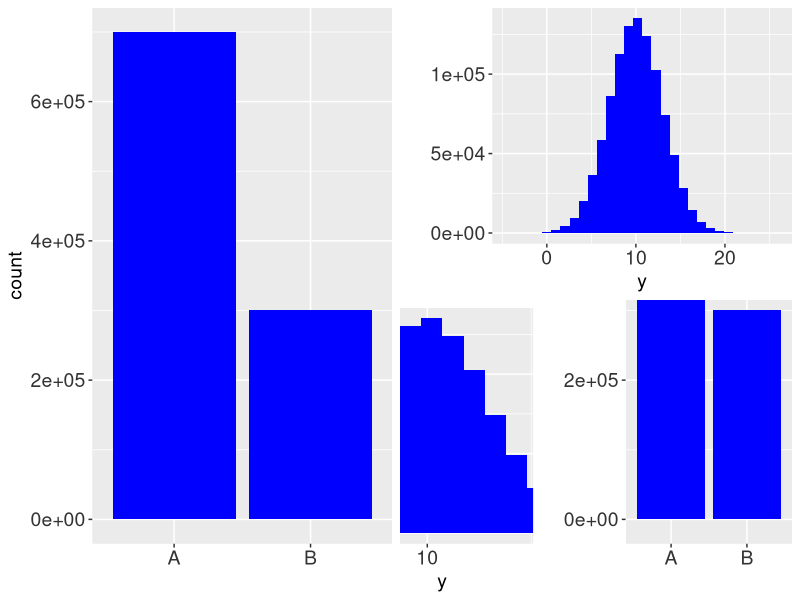
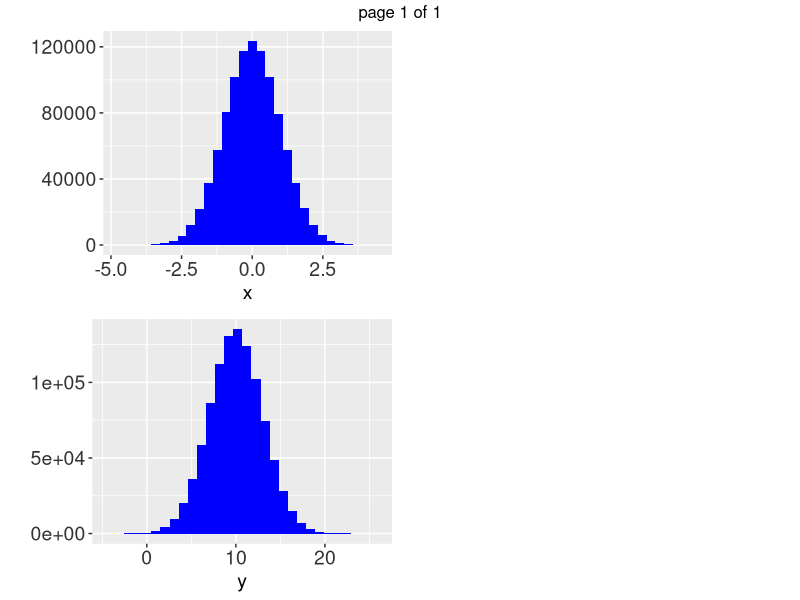
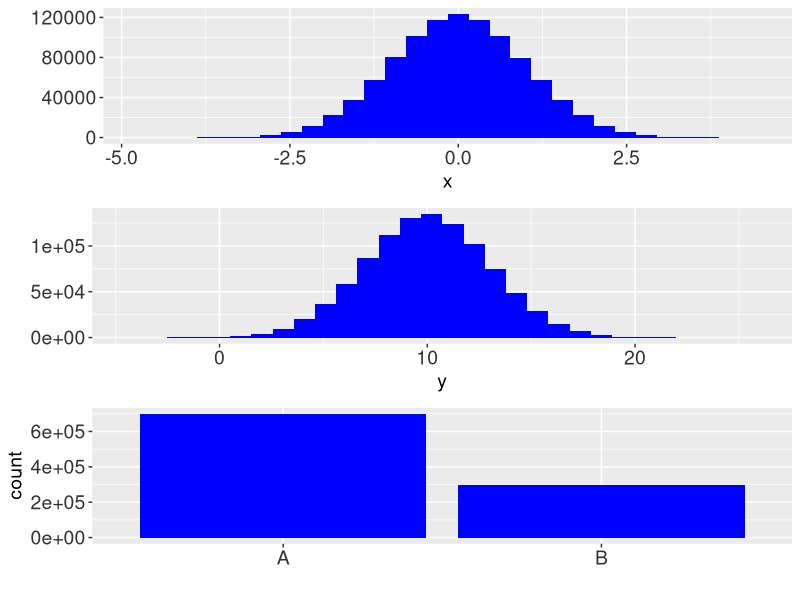

R code for these plots, in order:
require(ggplot2)
require(dplyr)

x<-rnorm(1e6)
y<-rnorm(1e6,mean = 10,sd=3)
z<-rexp(1e6)
d<-rnorm(1e6,mean=30,sd=7)
factor<-rep(c("A","B"),times=c(7e5,3e5))

data <- data.frame(x=x,y=y,z=z,d=d,factor=factor)

plot_list <- list()

## es bastant util
theme <-  theme(axis.text.y = element_text(color="grey20",size=14,hjust=1,face="plain")) +
  theme(axis.text.x = element_text(color="grey20",size=14,vjust=1,face="plain")) +
  theme(axis.title=element_text(size=14,face="plain"))


## evalua i substitueix el plot a una llista, sino no li agrada al ggplot()
for (i in 1:dim(data)[2]) {
  if (is.numeric(data[,i])==TRUE) {
  p1 <- eval(substitute(
    ggplot(data=data,aes(x=data[ ,i]))+ 
      geom_histogram(fill="blue",bins=30) +
      xlab(colnames(data)[i])+ylab("")+theme
    ,list(i = i)))
   plot_list[[i]] <- p1  # afegim a llista el plot 
  }
  
 else {
   p1 <- eval(substitute(
     ggplot(data=data,aes(x=data[ ,i]))+ 
       geom_bar(fill="blue") +
       xlab(colnames(data)[i])+xlab("")+theme
     ,list(i = i)))
   plot_list[[i]] <- p1 
   
 } 
}

lay_out = function(...) {    
  x <- list(...)
  n <- max(sapply(x, function(x) max(x[[2]])))
  p <- max(sapply(x, function(x) max(x[[3]])))
  grid::pushViewport(grid::viewport(layout = grid::grid.layout(n, p)))    
  
  for (i in seq_len(length(x))) {
    print(x[[i]][[1]], vp = grid::viewport(layout.pos.row = x[[i]][[2]], 
                                           layout.pos.col = x[[i]][[3]]))
  }
} 

lay_out(list(plot_list[[1]],1,1:3),
        list(plot_list[[2]],2,1:3),
        list(plot_list[[5]],1:2,3)
        )

lay_out(list(plot_list[[1]],1,1),
        list(plot_list[[2]],1,2),
        list(plot_list[[5]],1:2,1)
)



## Juga amb això!! Hi ha varies maneres...
require(gridBase)
require(gridExtra)

marrangeGrob(grobs=list(plot_list[[1]],plot_list[[2]]),nrow= 2,ncol=2)

grid.arrange(plot_list[[1]],plot_list[[2]],plot_list[[5]])
